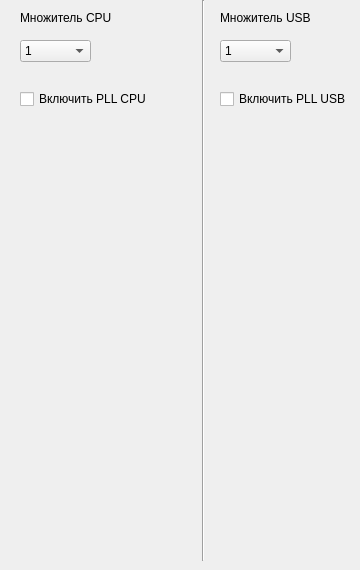
      <widget class="QWidget" name="tab_4">
       <attribute name="title">
        <string>PLL</string>
       </attribute>
       <widget class="QComboBox" name="comboBox_3">
        <property name="geometry">
         <rect>
          <x>20</x>
          <y>40</y>
          <width>71</width>
          <height>22</height>
         </rect>
        </property>
        <item>
         <property name="text">
          <string>1</string>
         </property>
        </item>
        <item>
         <property name="text">
          <string>2</string>
         </property>
        </item>
        <item>
         <property name="text">
          <string>3</string>
         </property>
        </item>
        <item>
         <property name="text">
          <string>4</string>
         </property>
        </item>
        <item>
         <property name="text">
          <string>5</string>
         </property>
        </item>
        <item>
         <property name="text">
          <string>6</string>
         </property>
        </item>
        <item>
         <property name="text">
          <string>7</string>
         </property>
        </item>
        <item>
         <property name="text">
          <string>8</string>
         </property>
        </item>
        <item>
         <property name="text">
          <string>9</string>
         </property>
        </item>
        <item>
         <property name="text">
          <string>10</string>
         </property>
        </item>
        <item>
         <property name="text">
          <string>11</string>
         </property>
        </item>
        <item>
         <property name="text">
          <string>12</string>
         </property>
        </item>
        <item>
         <property name="text">
          <string>13</string>
         </property>
        </item>
        <item>
         <property name="text">
          <string>14</string>
         </property>
        </item>
        <item>
         <property name="text">
          <string>15</string>
         </property>
        </item>
        <item>
         <property name="text">
          <string>16</string>
         </property>
        </item>
       </widget>
       <widget class="QLabel" name="label_5">
        <property name="geometry">
         <rect>
          <x>20</x>
          <y>10</y>
          <width>101</width>
          <height>16</height>
         </rect>
        </property>
        <property name="text">
         <string>Множитель CPU</string>
        </property>
       </widget>
       <widget class="QComboBox" name="comboBox_4">
        <property name="geometry">
         <rect>
          <x>220</x>
          <y>40</y>
          <width>71</width>
          <height>22</height>
         </rect>
        </property>
        <item>
         <property name="text">
          <string>1</string>
         </property>
        </item>
        <item>
         <property name="text">
          <string>2</string>
         </property>
        </item>
        <item>
         <property name="text">
          <string>3</string>
         </property>
        </item>
        <item>
         <property name="text">
          <string>4</string>
         </property>
        </item>
        <item>
         <property name="text">
          <string>5</string>
         </property>
        </item>
        <item>
         <property name="text">
          <string>6</string>
         </property>
        </item>
        <item>
         <property name="text">
          <string>7</string>
         </property>
        </item>
        <item>
         <property name="text">
          <string>8</string>
         </property>
        </item>
        <item>
         <property name="text">
          <string>9</string>
         </property>
        </item>
        <item>
         <property name="text">
          <string>10</string>
         </property>
        </item>
        <item>
         <property name="text">
          <string>11</string>
         </property>
        </item>
        <item>
         <property name="text">
          <string>12</string>
         </property>
        </item>
        <item>
         <property name="text">
          <string>13</string>
         </property>
        </item>
        <item>
         <property name="text">
          <string>14</string>
         </property>
        </item>
        <item>
         <property name="text">
          <string>15</string>
         </property>
        </item>
        <item>
         <property name="text">
          <string>16</string>
         </property>
        </item>
       </widget>
       <widget class="QLabel" name="label_6">
        <property name="geometry">
         <rect>
          <x>220</x>
          <y>10</y>
          <width>101</width>
          <height>16</height>
         </rect>
        </property>
        <property name="text">
         <string>Mножитель USB</string>
        </property>
       </widget>
       <widget class="QCheckBox" name="checkBox_27">
        <property name="geometry">
         <rect>
          <x>20</x>
          <y>90</y>
          <width>171</width>
          <height>18</height>
         </rect>
        </property>
        <property name="text">
         <string>Включить PLL CPU</string>
        </property>
       </widget>
       <widget class="Line" name="line">
        <property name="geometry">
         <rect>
          <x>193</x>
          <y>0</y>
          <width>20</width>
          <height>561</height>
         </rect>
        </property>
        <property name="orientation">
         <enum>Qt::Vertical</enum>
        </property>
       </widget>
       <widget class="QCheckBox" name="checkBox_28">
        <property name="geometry">
         <rect>
          <x>220</x>
          <y>90</y>
          <width>131</width>
          <height>18</height>
         </rect>
        </property>
        <property name="text">
         <string>Включить PLL USB</string>
        </property>
       </widget>
      </widget>
